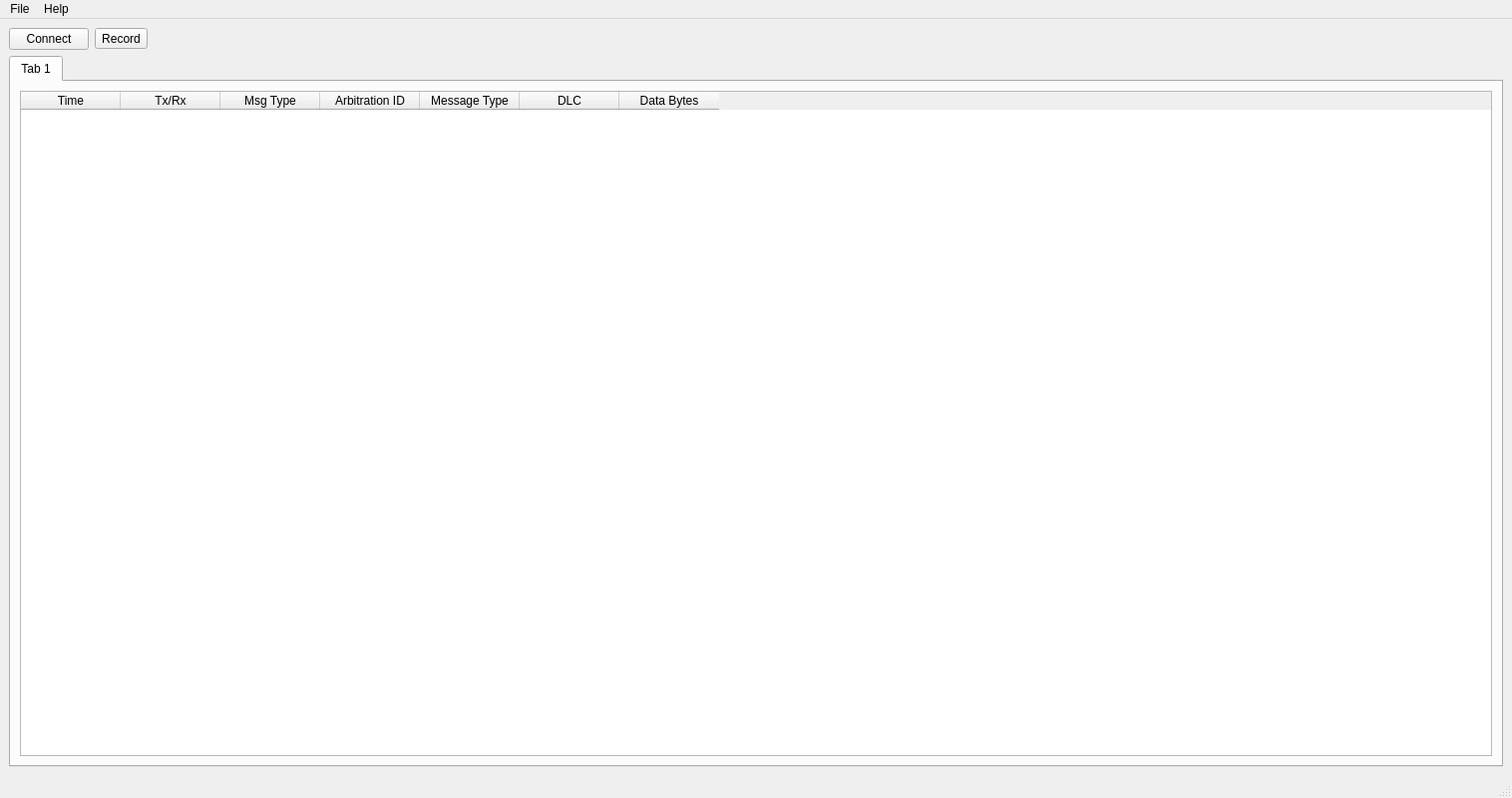
<?xml version="1.0" encoding="UTF-8"?>
<ui version="4.0">
 <class>MainWindow</class>
 <widget class="QMainWindow" name="MainWindow">
  <property name="geometry">
   <rect>
    <x>0</x>
    <y>0</y>
    <width>1516</width>
    <height>800</height>
   </rect>
  </property>
  <property name="windowTitle">
   <string>CANExplorer</string>
  </property>
  <property name="locale">
   <locale language="English" country="UnitedStates"/>
  </property>
  <property name="documentMode">
   <bool>false</bool>
  </property>
  <widget class="QWidget" name="centralwidget">
   <layout class="QGridLayout" name="gridLayout">
    <item row="0" column="0">
     <widget class="QPushButton" name="connect_button">
      <property name="text">
       <string>Connect</string>
      </property>
     </widget>
    </item>
    <item row="0" column="2">
     <spacer name="horizontalSpacer">
      <property name="orientation">
       <enum>Qt::Horizontal</enum>
      </property>
      <property name="sizeHint" stdset="0">
       <size>
        <width>40</width>
        <height>20</height>
       </size>
      </property>
     </spacer>
    </item>
    <item row="1" column="0" colspan="3">
     <widget class="QTabWidget" name="tab_widget">
      <property name="currentIndex">
       <number>0</number>
      </property>
      <widget class="QWidget" name="tab">
       <attribute name="title">
        <string>Tab 1</string>
       </attribute>
       <layout class="QHBoxLayout" name="horizontalLayout_2">
        <item>
         <widget class="QTableWidget" name="tableWidget">
          <column>
           <property name="text">
            <string>Time</string>
           </property>
          </column>
          <column>
           <property name="text">
            <string>Tx/Rx</string>
           </property>
          </column>
          <column>
           <property name="text">
            <string>Msg Type</string>
           </property>
          </column>
          <column>
           <property name="text">
            <string>Arbitration ID</string>
           </property>
          </column>
          <column>
           <property name="text">
            <string>Message Type</string>
           </property>
          </column>
          <column>
           <property name="text">
            <string>DLC</string>
           </property>
          </column>
          <column>
           <property name="text">
            <string>Data Bytes</string>
           </property>
          </column>
         </widget>
        </item>
       </layout>
      </widget>
     </widget>
    </item>
    <item row="0" column="1">
     <widget class="QToolButton" name="toolButton">
      <property name="text">
       <string>Record</string>
      </property>
     </widget>
    </item>
   </layout>
  </widget>
  <widget class="QMenuBar" name="menubar">
   <property name="geometry">
    <rect>
     <x>0</x>
     <y>0</y>
     <width>1516</width>
     <height>22</height>
    </rect>
   </property>
   <widget class="QMenu" name="menuFile">
    <property name="title">
     <string>File</string>
    </property>
    <addaction name="actionNew_Connection"/>
    <addaction name="actionRecent_Connections"/>
    <addaction name="actionClose"/>
    <addaction name="separator"/>
    <addaction name="actionSettings"/>
    <addaction name="separator"/>
    <addaction name="actionExit"/>
   </widget>
   <widget class="QMenu" name="menuHelp">
    <property name="title">
     <string>Help</string>
    </property>
    <addaction name="actionHelp"/>
    <addaction name="separator"/>
    <addaction name="actionWhat_s_new"/>
    <addaction name="actionGetting_Started"/>
    <addaction name="separator"/>
    <addaction name="actionContact_Support"/>
    <addaction name="actionSubmit_Bug_Report"/>
    <addaction name="actionSubmit_Feedback"/>
    <addaction name="separator"/>
    <addaction name="actionShow_logs_in_Files"/>
    <addaction name="actionShow_Current_Logs"/>
    <addaction name="separator"/>
    <addaction name="actionCheck_For_Updates"/>
    <addaction name="actionAbout"/>
   </widget>
   <addaction name="menuFile"/>
   <addaction name="menuHelp"/>
  </widget>
  <widget class="QStatusBar" name="statusbar"/>
  <action name="actionHelp">
   <property name="text">
    <string>Help</string>
   </property>
  </action>
  <action name="actionCheck_For_Updates">
   <property name="text">
    <string>Check For Updates</string>
   </property>
  </action>
  <action name="actionAbout">
   <property name="text">
    <string>About</string>
   </property>
  </action>
  <action name="actionExit">
   <property name="text">
    <string>Exit</string>
   </property>
  </action>
  <action name="actionWhat_s_new">
   <property name="text">
    <string>What's new in CANExplorer</string>
   </property>
  </action>
  <action name="actionGetting_Started">
   <property name="text">
    <string>Getting Started</string>
   </property>
  </action>
  <action name="actionContact_Support">
   <property name="text">
    <string>Contact Support ...</string>
   </property>
  </action>
  <action name="actionSubmit_Bug_Report">
   <property name="text">
    <string>Submit Bug Report ...</string>
   </property>
  </action>
  <action name="actionSubmit_Feedback">
   <property name="text">
    <string>Submit Feedback ...</string>
   </property>
  </action>
  <action name="actionShow_logs_in_Files">
   <property name="text">
    <string>Show logs in Files</string>
   </property>
  </action>
  <action name="actionShow_Current_Logs">
   <property name="text">
    <string>Show Current Logs</string>
   </property>
  </action>
  <action name="actionNew_Connection">
   <property name="text">
    <string>New Connection</string>
   </property>
  </action>
  <action name="actionRecent_Connections">
   <property name="text">
    <string>Recent Connections</string>
   </property>
  </action>
  <action name="actionClose">
   <property name="text">
    <string>Close Connection</string>
   </property>
  </action>
  <action name="actionSettings">
   <property name="text">
    <string>Settings</string>
   </property>
  </action>
 </widget>
 <resources/>
 <connections>
  <connection>
   <sender>actionExit</sender>
   <signal>triggered()</signal>
   <receiver>MainWindow</receiver>
   <slot>close()</slot>
   <hints>
    <hint type="sourcelabel">
     <x>-1</x>
     <y>-1</y>
    </hint>
    <hint type="destinationlabel">
     <x>487</x>
     <y>399</y>
    </hint>
   </hints>
  </connection>
 </connections>
</ui>
